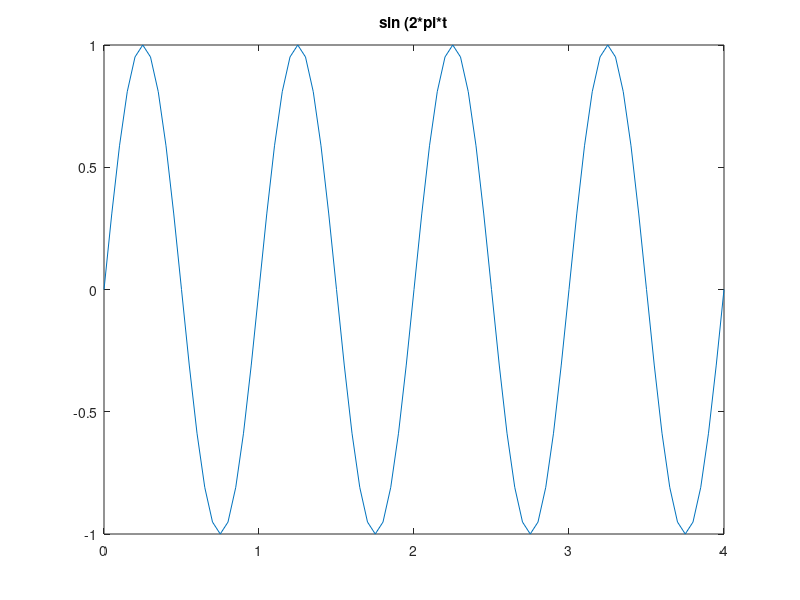
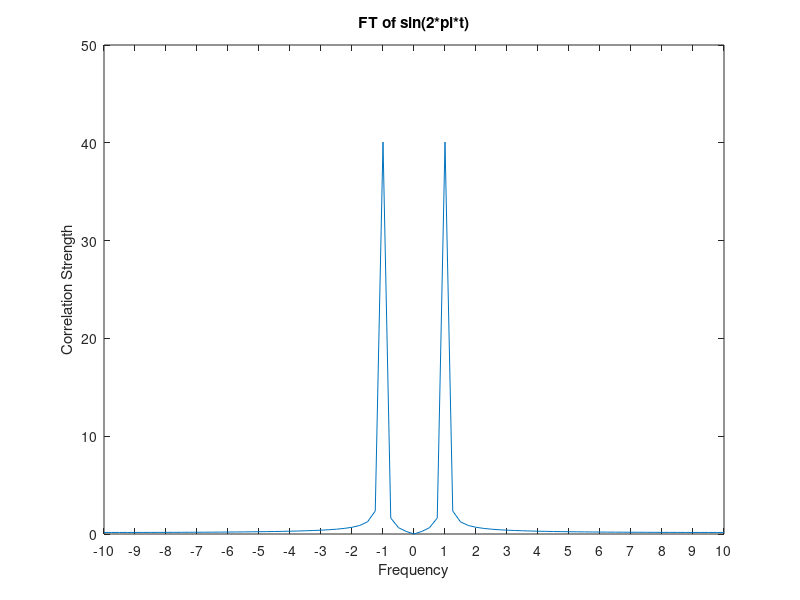

The MATLAB script that drew these images, in order:
close all
clear all

t = 0:.05:4

Fs = linspace(-10,10,81)

y = sin(2*pi*t)

plot(t,y)
title("sin (2*pi*t")

F = fft(y)

figure
plot(Fs,abs(fftshift(F)))
xticks(-10:1:10)
title("FT of sin(2*pi*t)")
xlabel("Frequency")
ylabel("Correlation Strength")
